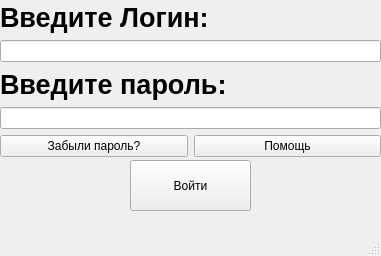
<?xml version="1.0" encoding="UTF-8"?>
<ui version="4.0">
 <class>MainWindow</class>
 <widget class="QMainWindow" name="MainWindow">
  <property name="windowModality">
   <enum>Qt::NonModal</enum>
  </property>
  <property name="geometry">
   <rect>
    <x>0</x>
    <y>0</y>
    <width>381</width>
    <height>256</height>
   </rect>
  </property>
  <property name="contextMenuPolicy">
   <enum>Qt::DefaultContextMenu</enum>
  </property>
  <property name="windowTitle">
   <string>Вход</string>
  </property>
  <property name="autoFillBackground">
   <bool>false</bool>
  </property>
  <widget class="QWidget" name="centralwidget">
   <widget class="QWidget" name="verticalLayoutWidget">
    <property name="geometry">
     <rect>
      <x>0</x>
      <y>0</y>
      <width>381</width>
      <height>157</height>
     </rect>
    </property>
    <layout class="QVBoxLayout" name="verticalLayout">
     <item>
      <widget class="QLabel" name="Login">
       <property name="enabled">
        <bool>false</bool>
       </property>
       <property name="palette">
        <palette>
         <active>
          <colorrole role="WindowText">
           <brush brushstyle="SolidPattern">
            <color alpha="255">
             <red>255</red>
             <green>255</green>
             <blue>255</blue>
            </color>
           </brush>
          </colorrole>
          <colorrole role="Button">
           <brush brushstyle="SolidPattern">
            <color alpha="255">
             <red>9</red>
             <green>9</green>
             <blue>9</blue>
            </color>
           </brush>
          </colorrole>
          <colorrole role="Light">
           <brush brushstyle="SolidPattern">
            <color alpha="255">
             <red>13</red>
             <green>13</green>
             <blue>13</blue>
            </color>
           </brush>
          </colorrole>
          <colorrole role="Midlight">
           <brush brushstyle="SolidPattern">
            <color alpha="255">
             <red>11</red>
             <green>11</green>
             <blue>11</blue>
            </color>
           </brush>
          </colorrole>
          <colorrole role="Dark">
           <brush brushstyle="SolidPattern">
            <color alpha="255">
             <red>4</red>
             <green>4</green>
             <blue>4</blue>
            </color>
           </brush>
          </colorrole>
          <colorrole role="Mid">
           <brush brushstyle="SolidPattern">
            <color alpha="255">
             <red>6</red>
             <green>6</green>
             <blue>6</blue>
            </color>
           </brush>
          </colorrole>
          <colorrole role="Text">
           <brush brushstyle="SolidPattern">
            <color alpha="255">
             <red>255</red>
             <green>255</green>
             <blue>255</blue>
            </color>
           </brush>
          </colorrole>
          <colorrole role="BrightText">
           <brush brushstyle="SolidPattern">
            <color alpha="255">
             <red>255</red>
             <green>255</green>
             <blue>255</blue>
            </color>
           </brush>
          </colorrole>
          <colorrole role="ButtonText">
           <brush brushstyle="SolidPattern">
            <color alpha="255">
             <red>255</red>
             <green>255</green>
             <blue>255</blue>
            </color>
           </brush>
          </colorrole>
          <colorrole role="Base">
           <brush brushstyle="SolidPattern">
            <color alpha="255">
             <red>0</red>
             <green>0</green>
             <blue>0</blue>
            </color>
           </brush>
          </colorrole>
          <colorrole role="Window">
           <brush brushstyle="SolidPattern">
            <color alpha="255">
             <red>9</red>
             <green>9</green>
             <blue>9</blue>
            </color>
           </brush>
          </colorrole>
          <colorrole role="Shadow">
           <brush brushstyle="SolidPattern">
            <color alpha="255">
             <red>0</red>
             <green>0</green>
             <blue>0</blue>
            </color>
           </brush>
          </colorrole>
          <colorrole role="AlternateBase">
           <brush brushstyle="SolidPattern">
            <color alpha="255">
             <red>4</red>
             <green>4</green>
             <blue>4</blue>
            </color>
           </brush>
          </colorrole>
          <colorrole role="ToolTipBase">
           <brush brushstyle="SolidPattern">
            <color alpha="255">
             <red>255</red>
             <green>255</green>
             <blue>220</blue>
            </color>
           </brush>
          </colorrole>
          <colorrole role="ToolTipText">
           <brush brushstyle="SolidPattern">
            <color alpha="255">
             <red>0</red>
             <green>0</green>
             <blue>0</blue>
            </color>
           </brush>
          </colorrole>
         </active>
         <inactive>
          <colorrole role="WindowText">
           <brush brushstyle="SolidPattern">
            <color alpha="255">
             <red>255</red>
             <green>255</green>
             <blue>255</blue>
            </color>
           </brush>
          </colorrole>
          <colorrole role="Button">
           <brush brushstyle="SolidPattern">
            <color alpha="255">
             <red>9</red>
             <green>9</green>
             <blue>9</blue>
            </color>
           </brush>
          </colorrole>
          <colorrole role="Light">
           <brush brushstyle="SolidPattern">
            <color alpha="255">
             <red>13</red>
             <green>13</green>
             <blue>13</blue>
            </color>
           </brush>
          </colorrole>
          <colorrole role="Midlight">
           <brush brushstyle="SolidPattern">
            <color alpha="255">
             <red>11</red>
             <green>11</green>
             <blue>11</blue>
            </color>
           </brush>
          </colorrole>
          <colorrole role="Dark">
           <brush brushstyle="SolidPattern">
            <color alpha="255">
             <red>4</red>
             <green>4</green>
             <blue>4</blue>
            </color>
           </brush>
          </colorrole>
          <colorrole role="Mid">
           <brush brushstyle="SolidPattern">
            <color alpha="255">
             <red>6</red>
             <green>6</green>
             <blue>6</blue>
            </color>
           </brush>
          </colorrole>
          <colorrole role="Text">
           <brush brushstyle="SolidPattern">
            <color alpha="255">
             <red>255</red>
             <green>255</green>
             <blue>255</blue>
            </color>
           </brush>
          </colorrole>
          <colorrole role="BrightText">
           <brush brushstyle="SolidPattern">
            <color alpha="255">
             <red>255</red>
             <green>255</green>
             <blue>255</blue>
            </color>
           </brush>
          </colorrole>
          <colorrole role="ButtonText">
           <brush brushstyle="SolidPattern">
            <color alpha="255">
             <red>255</red>
             <green>255</green>
             <blue>255</blue>
            </color>
           </brush>
          </colorrole>
          <colorrole role="Base">
           <brush brushstyle="SolidPattern">
            <color alpha="255">
             <red>0</red>
             <green>0</green>
             <blue>0</blue>
            </color>
           </brush>
          </colorrole>
          <colorrole role="Window">
           <brush brushstyle="SolidPattern">
            <color alpha="255">
             <red>9</red>
             <green>9</green>
             <blue>9</blue>
            </color>
           </brush>
          </colorrole>
          <colorrole role="Shadow">
           <brush brushstyle="SolidPattern">
            <color alpha="255">
             <red>0</red>
             <green>0</green>
             <blue>0</blue>
            </color>
           </brush>
          </colorrole>
          <colorrole role="AlternateBase">
           <brush brushstyle="SolidPattern">
            <color alpha="255">
             <red>4</red>
             <green>4</green>
             <blue>4</blue>
            </color>
           </brush>
          </colorrole>
          <colorrole role="ToolTipBase">
           <brush brushstyle="SolidPattern">
            <color alpha="255">
             <red>255</red>
             <green>255</green>
             <blue>220</blue>
            </color>
           </brush>
          </colorrole>
          <colorrole role="ToolTipText">
           <brush brushstyle="SolidPattern">
            <color alpha="255">
             <red>0</red>
             <green>0</green>
             <blue>0</blue>
            </color>
           </brush>
          </colorrole>
         </inactive>
         <disabled>
          <colorrole role="WindowText">
           <brush brushstyle="SolidPattern">
            <color alpha="255">
             <red>4</red>
             <green>4</green>
             <blue>4</blue>
            </color>
           </brush>
          </colorrole>
          <colorrole role="Button">
           <brush brushstyle="SolidPattern">
            <color alpha="255">
             <red>9</red>
             <green>9</green>
             <blue>9</blue>
            </color>
           </brush>
          </colorrole>
          <colorrole role="Light">
           <brush brushstyle="SolidPattern">
            <color alpha="255">
             <red>13</red>
             <green>13</green>
             <blue>13</blue>
            </color>
           </brush>
          </colorrole>
          <colorrole role="Midlight">
           <brush brushstyle="SolidPattern">
            <color alpha="255">
             <red>11</red>
             <green>11</green>
             <blue>11</blue>
            </color>
           </brush>
          </colorrole>
          <colorrole role="Dark">
           <brush brushstyle="SolidPattern">
            <color alpha="255">
             <red>4</red>
             <green>4</green>
             <blue>4</blue>
            </color>
           </brush>
          </colorrole>
          <colorrole role="Mid">
           <brush brushstyle="SolidPattern">
            <color alpha="255">
             <red>6</red>
             <green>6</green>
             <blue>6</blue>
            </color>
           </brush>
          </colorrole>
          <colorrole role="Text">
           <brush brushstyle="SolidPattern">
            <color alpha="255">
             <red>4</red>
             <green>4</green>
             <blue>4</blue>
            </color>
           </brush>
          </colorrole>
          <colorrole role="BrightText">
           <brush brushstyle="SolidPattern">
            <color alpha="255">
             <red>255</red>
             <green>255</green>
             <blue>255</blue>
            </color>
           </brush>
          </colorrole>
          <colorrole role="ButtonText">
           <brush brushstyle="SolidPattern">
            <color alpha="255">
             <red>4</red>
             <green>4</green>
             <blue>4</blue>
            </color>
           </brush>
          </colorrole>
          <colorrole role="Base">
           <brush brushstyle="SolidPattern">
            <color alpha="255">
             <red>9</red>
             <green>9</green>
             <blue>9</blue>
            </color>
           </brush>
          </colorrole>
          <colorrole role="Window">
           <brush brushstyle="SolidPattern">
            <color alpha="255">
             <red>9</red>
             <green>9</green>
             <blue>9</blue>
            </color>
           </brush>
          </colorrole>
          <colorrole role="Shadow">
           <brush brushstyle="SolidPattern">
            <color alpha="255">
             <red>0</red>
             <green>0</green>
             <blue>0</blue>
            </color>
           </brush>
          </colorrole>
          <colorrole role="AlternateBase">
           <brush brushstyle="SolidPattern">
            <color alpha="255">
             <red>9</red>
             <green>9</green>
             <blue>9</blue>
            </color>
           </brush>
          </colorrole>
          <colorrole role="ToolTipBase">
           <brush brushstyle="SolidPattern">
            <color alpha="255">
             <red>255</red>
             <green>255</green>
             <blue>220</blue>
            </color>
           </brush>
          </colorrole>
          <colorrole role="ToolTipText">
           <brush brushstyle="SolidPattern">
            <color alpha="255">
             <red>0</red>
             <green>0</green>
             <blue>0</blue>
            </color>
           </brush>
          </colorrole>
         </disabled>
        </palette>
       </property>
       <property name="font">
        <font>
         <pointsize>20</pointsize>
         <weight>75</weight>
         <bold>true</bold>
        </font>
       </property>
       <property name="cursor">
        <cursorShape>ArrowCursor</cursorShape>
       </property>
       <property name="text">
        <string>Введите Логин:</string>
       </property>
      </widget>
     </item>
     <item>
      <widget class="QLineEdit" name="login_input">
       <property name="cursor">
        <cursorShape>IBeamCursor</cursorShape>
       </property>
       <property name="text">
        <string/>
       </property>
      </widget>
     </item>
     <item>
      <widget class="QLabel" name="password">
       <property name="font">
        <font>
         <pointsize>20</pointsize>
         <weight>75</weight>
         <bold>true</bold>
        </font>
       </property>
       <property name="text">
        <string>Введите пароль:</string>
       </property>
      </widget>
     </item>
     <item>
      <widget class="QLineEdit" name="password_input"/>
     </item>
     <item>
      <layout class="QHBoxLayout" name="horizontalLayout">
       <item>
        <widget class="QPushButton" name="lostpw">
         <property name="text">
          <string>Забыли пароль?</string>
         </property>
        </widget>
       </item>
       <item>
        <widget class="QPushButton" name="help">
         <property name="text">
          <string>Помощь</string>
         </property>
        </widget>
       </item>
      </layout>
     </item>
    </layout>
   </widget>
   <widget class="QPushButton" name="bpass">
    <property name="geometry">
     <rect>
      <x>130</x>
      <y>160</y>
      <width>121</width>
      <height>51</height>
     </rect>
    </property>
    <property name="text">
     <string>Войти</string>
    </property>
   </widget>
  </widget>
  <widget class="QMenuBar" name="menubar">
   <property name="geometry">
    <rect>
     <x>0</x>
     <y>0</y>
     <width>381</width>
     <height>21</height>
    </rect>
   </property>
  </widget>
  <widget class="QStatusBar" name="statusbar"/>
 </widget>
 <resources/>
 <connections/>
</ui>
